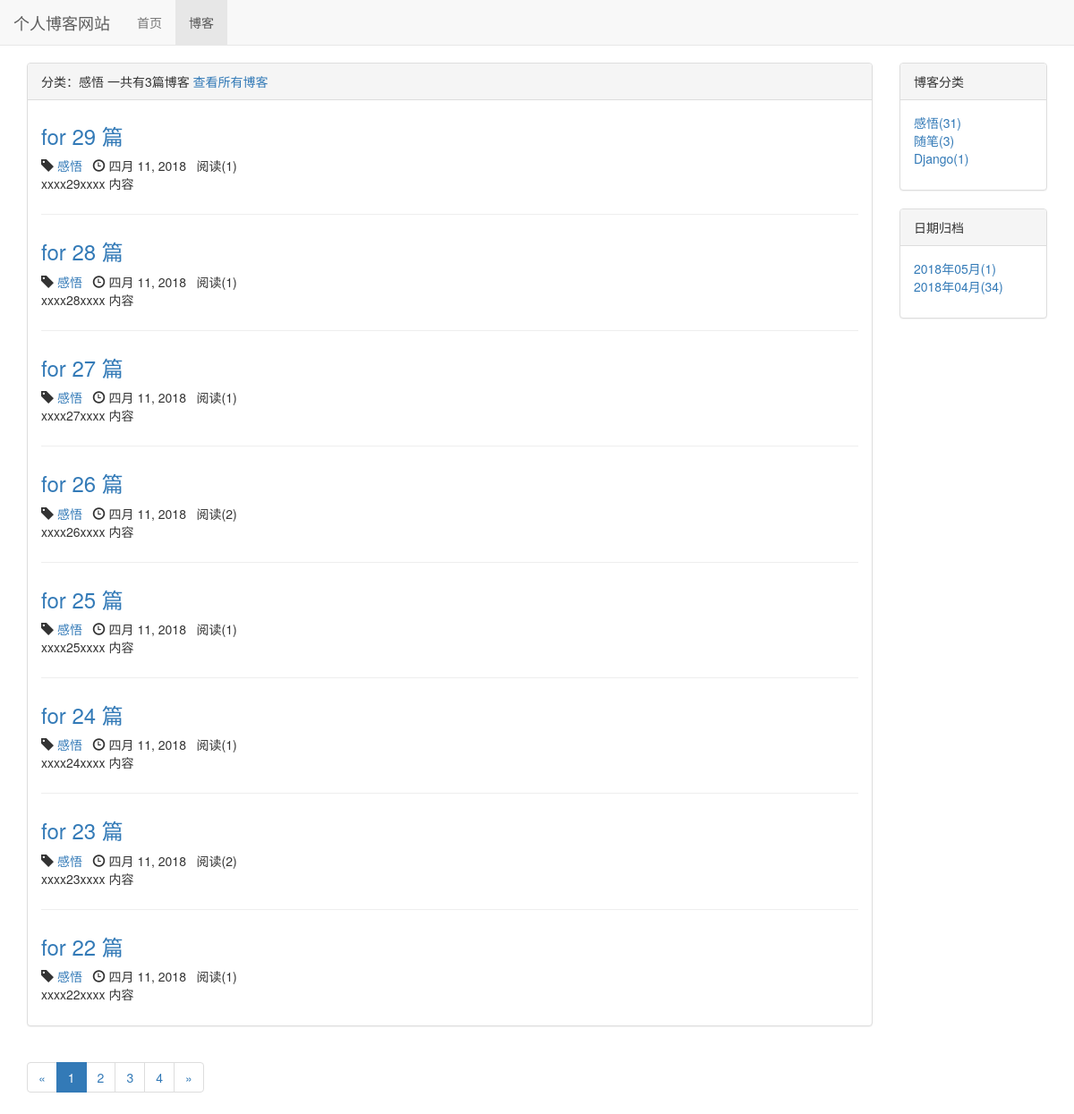
The page /blog/type/1 on the database as committed earlier.
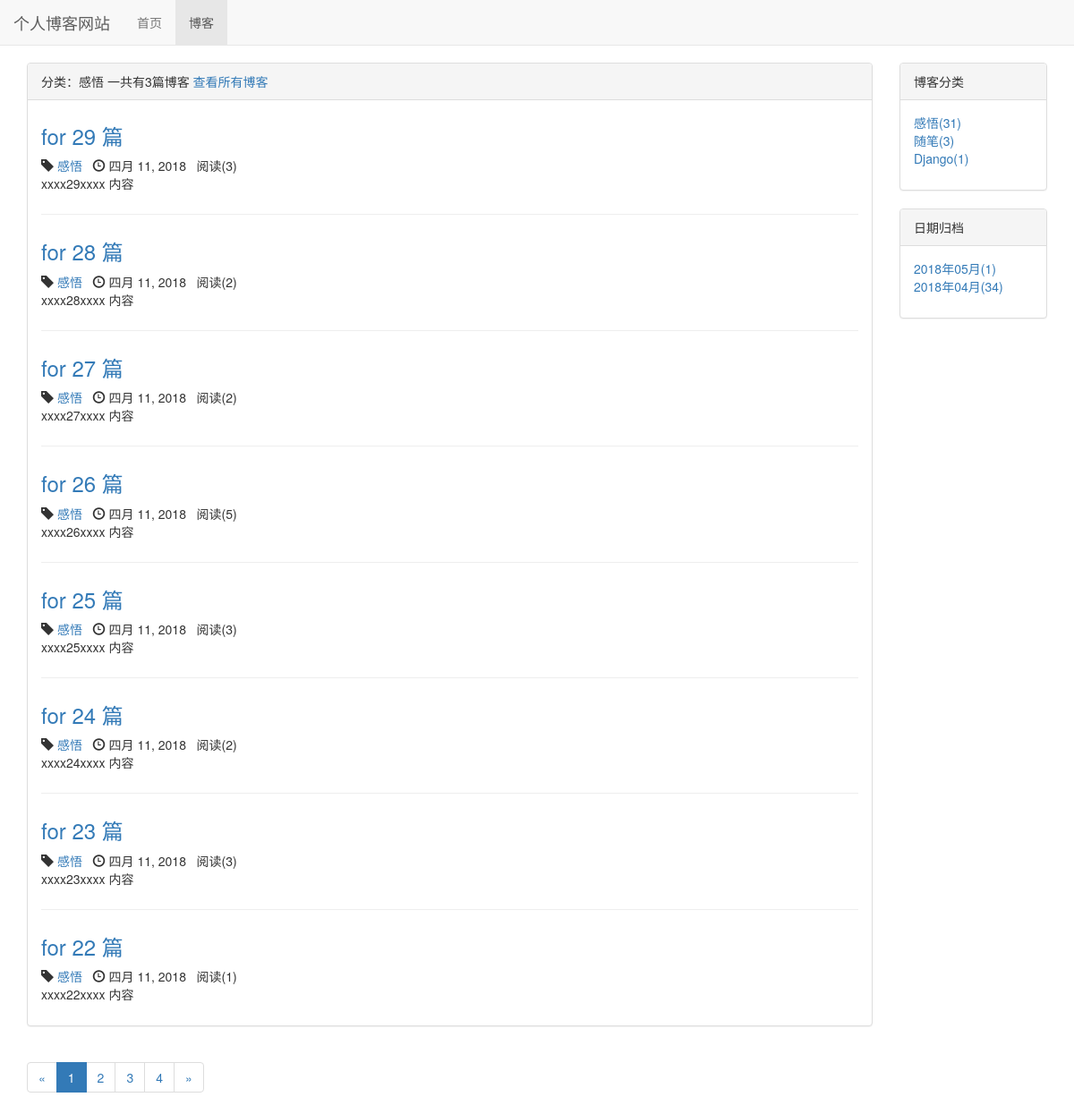
The same page on the database as committed later.
### blog/models.py (models this page shows, shortened)
class Blog(models.Model, ReadNumExpandMethod):
	title = models.CharField(max_length=50)
	content = RichTextUploadingField()
	author = models.ForeignKey(User, on_delete=models.DO_NOTHING)
	blog_type = models.ForeignKey(BlogType, on_delete=models.DO_NOTHING)
	created_time = models.DateTimeField(auto_now_add=True)
	last_update_time = models.DateTimeField(auto_now=True)
	read_details = GenericRelation(ReadDetail)
	class Meta:
		ordering = ['-created_time']

class BlogType(models.Model):
	type_name = models.CharField(max_length=50)

### read_statistics/models.py (models this page shows)
class ReadNum(models.Model):
	read_num = models.IntegerField(default=0)
	content_type = models.ForeignKey(ContentType, on_delete=models.DO_NOTHING)
	object_id = models.PositiveIntegerField()
	content_object = GenericForeignKey('content_type', 'object_id')

### blog/views.py (the view)
# urls.py: path('type/<int:blog_type_pk>', views.blogs_with_type, name='blogs_with_type'),
def blogs_with_type(request, blog_type_pk):
	blog_type = get_object_or_404(BlogType, pk=blog_type_pk)
	blogs_all = Blog.objects.filter(blog_type=blog_type)
	context = blogs_common_data(request, blogs_all)
	context['blog_type'] = blog_type
	return render_to_response('blog/blogs_with_type.html', context)

### read_statistics/models.py (called while the page is built)
	def get_read_num(self):
		try:
			ct = ContentType.objects.get_for_model(self)
			readnum = ReadNum.objects.get(content_type=ct, object_id=self.pk)
			return readnum.read_num
		except exceptions.ObjectDoesNotExist:
			return 0

### blog/templates/blog/blogs_with_type.html (shortened to what this page needs)
{% extends 'blog/blog_list.html' %}
{% block blog_list_title %}
    分类：{{ blog_type.type_name }} 一共有{{ blog_types|length }}篇博客
    <a href="{% url 'blog_list' %}">查看所有博客</a>
{% endblock blog_list_title %}

### blog/templates/blog/blog_list.html (shortened to what the changed rows need)
{% extends 'base.html' %}
{% load staticfiles %}
{% block header_extends %}
    <link rel="stylesheet" href="{% static 'blog/css/blog.css' %}">
{% endblock header_extends %}
{% block content %}
    <div class="container">
        <div class="row">
            <div class="col-xs-12 col-sm-10 col-md-10 col-lg-10">
                <div class="panel panel-default">
                    <div class="panel-body">
                        {% for blog in page_of_blogs.object_list %}
                            <div class="blog">
                                <a href="{% url 'blog_detail' blog.pk %}">
                                    <h3>{{ blog.title }}</h3>
                                </a>
                                <p class="blog-info">
                                    <span class="glyphicon glyphicon-tag"></span> <a
                                        href="{% url 'blogs_with_type' blog.blog_type.pk %}">{{ blog.blog_type.type_name }}</a>&nbsp;&nbsp;
                                    <span class="glyphicon glyphicon-time"></span> {{ blog.created_time|date }}&nbsp;&nbsp;
                                    阅读({{ blog.get_read_num }})
                                </p>
                                <p>{{ blog.content|striptags|truncatechars:120 }}</p>
                            </div>
                        {% empty %}
                            <div class="blog">
                                <h3>--暂无博客，敬请期待--</h3>
                            </div>
                        {% endfor %}
                    </div>
                </div>
            </div>
        </div>
    </div>
{% endblock content %}

Rows that differ between the two databases and show on the page:
changed through a linked row, Blog "for 29 篇": get_read_num "1" → "3"
changed through a linked row, Blog "for 28 篇": get_read_num "1" → "2"
changed through a linked row, Blog "for 27 篇": get_read_num "1" → "2"
changed through a linked row, Blog "for 26 篇": get_read_num "2" → "5"
changed through a linked row, Blog "for 25 篇": get_read_num "1" → "3"
changed through a linked row, Blog "for 24 篇": get_read_num "1" → "2"
changed through a linked row, Blog "for 23 篇": get_read_num "2" → "3"
